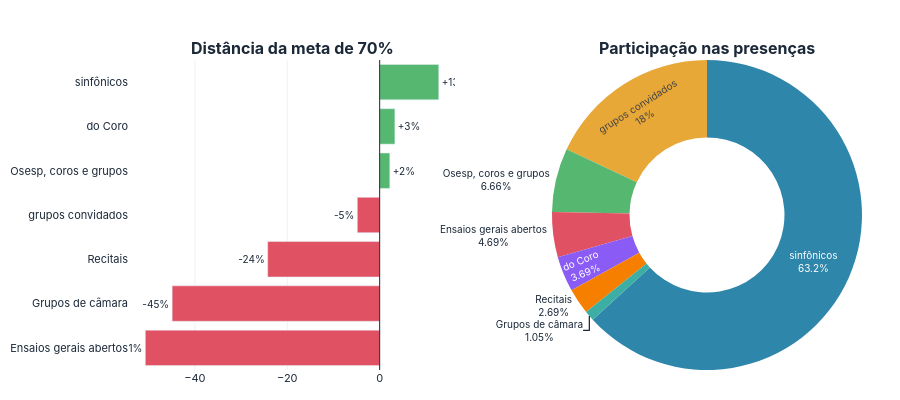

The notebook cell saved with this chart:
### Markdown cell above
## Distância da referência de 70% e participação

### Code cell
# Visão 9: distância da referência
gap = base.copy()
gap['Diferença'] = gap['Ocupação estimada'] - REFERENCIA_OCUPACAO
gap = gap.sort_values('Diferença')

fig_gap = make_subplots(rows=1, cols=2, subplot_titles=['<b>Distância da meta de 70%</b>', '<b>Participação nas presenças</b>'],
                        specs=[[{'type': 'bar'}, {'type': 'pie'}]], horizontal_spacing=0.12)

colors_gap = [PAL['red'] if v < 0 else PAL['green'] for v in gap['Diferença']]
fig_gap.add_trace(go.Bar(
    y=gap['Rótulo'], x=gap['Diferença'] * 100, orientation='h',
    marker_color=colors_gap,
    text=gap['Diferença'].apply(lambda v: f'{v:+.0%}'),
    textposition='outside', textfont=dict(size=10),
    hovertemplate='%{y}: %{x:.1f} pp<extra></extra>',
), row=1, col=1)
fig_gap.add_vline(x=0, line_color=PAL['primary'], line_width=1, row=1, col=1)

# Visão 10: donut
part = base.sort_values('Presenças', ascending=False)
fig_gap.add_trace(go.Pie(
    labels=part['Rótulo'], values=part['Presenças'],
    hole=0.5, marker=dict(colors=CORES_MODAL),
    textinfo='label+percent', textfont=dict(size=10),
    hovertemplate='%{label}<br>%{value:,.0f} presenças<br>%{percent}<extra></extra>',
), row=1, col=2)

fig_gap.update_layout(
    height=400, showlegend=False,
    margin=dict(l=10, r=30, t=60, b=30),
    paper_bgcolor='white', plot_bgcolor='white',
    font=dict(family='Inter, system-ui, sans-serif', size=11, color=PAL['primary']),
)
fig_gap.update_xaxes(showgrid=True, gridcolor='#EEF2F6', zeroline=False)
fig_gap.update_yaxes(showgrid=False)
fig_gap.show()

### Figure 1 — Plotly figure (JSON) as saved in the notebook; plotly's stock layout.template omitted (floating-point values rounded to 4 significant figures)
{"data": [{"hovertemplate": "%{y}: %{x:.1f} pp<extra></extra>", "marker": {"color": ["#E05263", "#E05263", "#E05263", "#E05263", "#56B870", "#56B870", "#56B870"]}, "orientation": "h", "text": ["-51%", "-45%", "-24%", "-5%", "+2%", "+3%", "+13%"], "textfont": {"size": 10}, "textposition": "outside", "type": "bar", "x": [-50.73, -44.92, -24.24, -4.836, 2.194, 3.293, 12.79], "xaxis": "x", "y": ["Ensaios gerais abertos", "Grupos de câmara", "Recitais", "grupos convidados", "Osesp, coros e grupos", "do Coro", "sinfônicos"], "yaxis": "y"}, {"domain": {"x": [0.56, 1], "y": [0, 1]}, "hole": 0.5, "hovertemplate": "%{label}<br>%{value:,.0f} presenças<br>%{percent}<extra></extra>", "labels": ["sinfônicos", "grupos convidados", "Osesp, coros e grupos", "Ensaios gerais abertos", "do Coro", "Recitais", "Grupos de câmara"], "marker": {"colors": ["#2E86AB", "#E8A838", "#56B870", "#E05263", "#8A5CF5", "#F77F00", "#3CAEA3"]}, "textfont": {"size": 10}, "textinfo": "label+percent", "type": "pie", "values": [111802, 31912, 11785, 8293, 6526, 4754, 1861]}], "layout": {"annotations": [{"font": {"size": 16}, "showarrow": false, "text": "<b>Distância da meta de 70%</b>", "x": 0.22, "xanchor": "center", "xref": "paper", "y": 1, "yanchor": "bottom", "yref": "paper"}, {"font": {"size": 16}, "showarrow": false, "text": "<b>Participação nas presenças</b>", "x": 0.78, "xanchor": "center", "xref": "paper", "y": 1, "yanchor": "bottom", "yref": "paper"}], "font": {"color": "#1B2838", "family": "Inter, system-ui, sans-serif", "size": 11}, "height": 400, "margin": {"b": 30, "l": 10, "r": 30, "t": 60}, "paper_bgcolor": "white", "plot_bgcolor": "white", "shapes": [{"line": {"color": "#1B2838", "width": 1}, "type": "line", "x0": 0, "x1": 0, "xref": "x", "y0": 0, "y1": 1, "yref": "y domain"}], "showlegend": false, "xaxis": {"anchor": "y", "domain": [0, 0.44], "gridcolor": "#EEF2F6", "showgrid": true, "zeroline": false}, "yaxis": {"anchor": "x", "domain": [0, 1], "showgrid": false}}}
